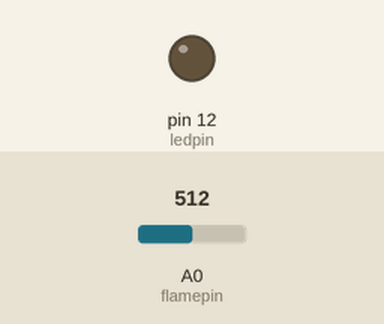
A sketch run on a simulated Arduino Uno, built with avr-gcc and run on an emulated ATmega328P. Parts: output pins drawn as LEDs (lit = HIGH). The test bench sets the inputs (shaded band); at power-on: A0 (flamepin) = 512. What the sketch prints to the serial monitor is not drawn.

Above: at 1.2 s.
1.3 s: A0 (flamepin) set to 216
4.3 s: A0 (flamepin) set to 190
At 4.6 s:
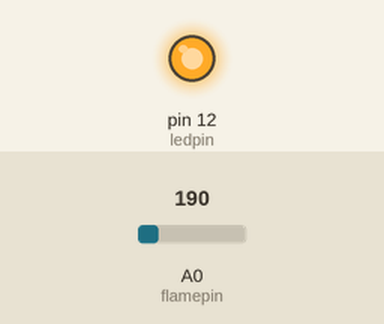
Timing chart, 0 to 7.3 s (numbered marks = the images above; inputs shaded):
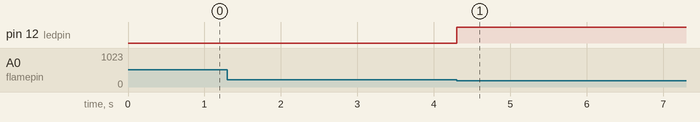

Measured:
- the behaviour switches between 201 and 200 on A0 (flamepin) (found by bisection; images 0 and 1)
- after the input at 1.3 s, every drawn part: stays the same
- after the input at 4.3 s, pin 12 (ledpin): LOW → HIGH at once

The sketch:

gaz.ino
```cpp
const int ledpin=12; // ledpin,flamepin and buzpin are not changed throughout the process
const int flamepin=A0;
const int threshold=200;// sets threshold value for flame sensor
int flamesensvalue=0; // initialize flamesensor reading
void setup() {
Serial.begin(9600);
pinMode(ledpin,OUTPUT);
pinMode(flamepin,INPUT);
digitalWrite(ledpin,LOW); //turns on led and buzzer
}
void loop() {
flamesensvalue=analogRead(flamepin); // reads analog data from flame sensor
if (flamesensvalue<=threshold) { // compares reading from flame sensor with the threshold value
Serial.print("a");
digitalWrite(ledpin,HIGH); //turns on led and buzzer
delay(1000); //stops program for 1 second
}
else{
digitalWrite(ledpin,LOW); //turns led off led and buzzer
Serial.print("b");
}
}
```
